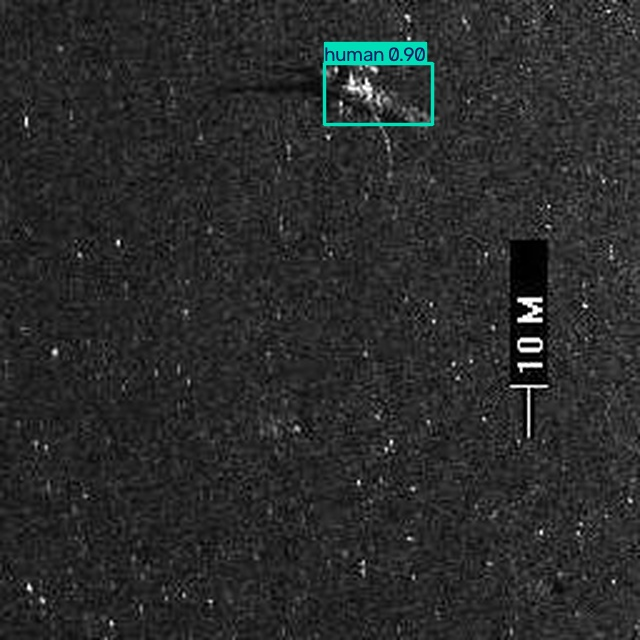
#> input picture runs/detect/predict-2/SDVDs_left_20240429094643H_sample_1_tile_17.jpg, 640 x 640 px
$ python -i preprocessing.py   (imports and definitions only)
#> lines starting #> are read from the running program, lines starting #| are printed output that depends on the picture
from pathlib import Path
import cv2
import numpy as np

def load_image(path: str | Path) -> np.ndarray:
    image = cv2.imread(str(path), cv2.IMREAD_UNCHANGED)
#> image is the input picture: shape (640, 640, 3); mean B, G, R 42.9, 43.1, 41.6
    if image is None or image.size == 0:
        raise ValueError("The uploaded file is not a valid readable image.")
    return image

def denoise_sonar_image(image: np.ndarray) -> np.ndarray:
    return cv2.fastNlMeansDenoising(image, None, 8, 7, 21)

def enhance_contrast(image: np.ndarray) -> np.ndarray:
    return cv2.equalizeHist(image)
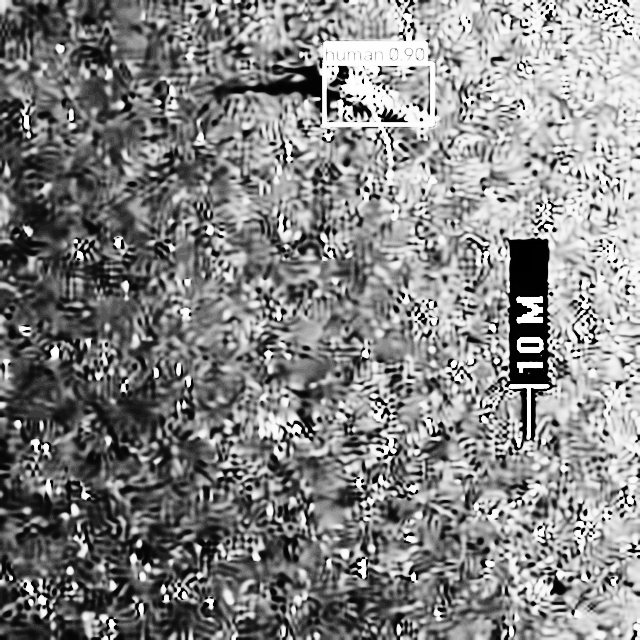
#> returned value: shape (640, 640); min 0, max 255, mean 132

def apply_clahe(image: np.ndarray) -> np.ndarray:
    return cv2.createCLAHE(clipLimit=2.0, tileGridSize=(8, 8)).apply(image)
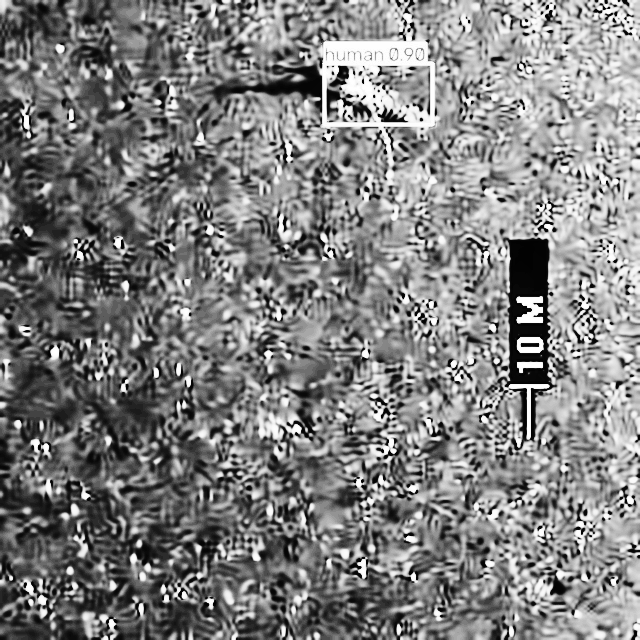
#> returned value: shape (640, 640); min 1, max 255, mean 127.5

def normalize_image(image: np.ndarray) -> np.ndarray:
    return cv2.normalize(image, None, 0, 255, cv2.NORM_MINMAX).astype(np.uint8)

def preprocess_sonar_image(input_path: str | Path, output_path: str | Path) -> np.ndarray:
    image = load_image(input_path)
    gray = cv2.cvtColor(image, cv2.COLOR_BGR2GRAY) if image.ndim == 3 else image
    if gray.dtype != np.uint8:
        gray = cv2.normalize(gray, None, 0, 255, cv2.NORM_MINMAX).astype(np.uint8)
    processed = normalize_image(apply_clahe(enhance_contrast(denoise_sonar_image(gray))))
    if not cv2.imwrite(str(output_path), processed):
        raise ValueError("Unable to save processed image.")
    return processed

>>> result = preprocess_sonar_image('../../../runs/detect/predict-2/SDVDs_left_20240429094643H_sample_1_tile_17.jpg', 'out.png')
